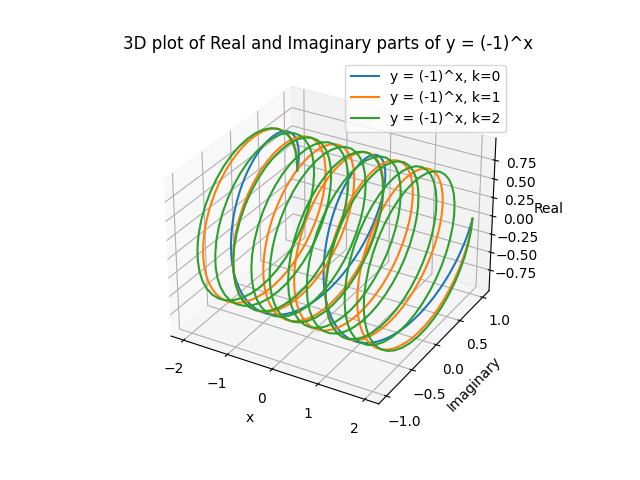

Write the Python code that produced this figure.
import matplotlib.pyplot as plt
import numpy as np
from mpl_toolkits.mplot3d import Axes3D

# Define the x range
x = np.linspace(-2, 2, 400)
# Define the k values
k_values = [0, 1, 2]

# Create a 3D plot
fig = plt.figure()
ax = fig.add_subplot(111, projection="3d")

# y = (-1)^x = e^( i(2pik + pi) )
for k in k_values:
    # Calculate (-1)^x using Euler's formula
    y = np.exp(1j * (2 * np.pi * k + np.pi) * x)

    # Calculate the real and imaginary parts of y
    y_real = np.real(y)
    y_imag = np.imag(y)

    # Plot the real and imaginary parts together
    # Important to plot the
    ax.plot(x, y_real, y_imag, label=f"y = (-1)^x, k={k}")

# Set labels and title
ax.set_xlabel("x")
ax.set_ylabel("Imaginary")
ax.set_zlabel("Real")
ax.set_title("3D plot of Real and Imaginary parts of y = (-1)^x")

# Show the legend
ax.legend()
plt.savefig("negative1-power-x.png")

# Show the plot
plt.show()
